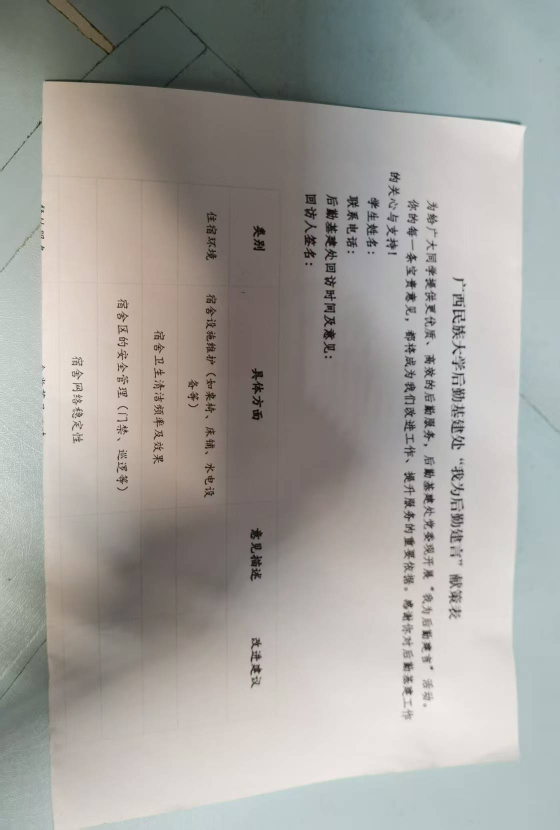
#> input picture 计算机视觉小项目/doucument scanning/img/document.jpg, 1120 x 1660 px (shown at 1/2 size)
$ python test.py
#> lines starting #> are read from the running program, lines starting #| are printed output that depends on the picture; after the words box and inside, x2 and y2 are one past the last pixel; in counts of white or black regions, pixels touching at a corner belong together
import cv2
import numpy as np


# 文档长宽，下面是A4纸比例
x = 420  # 长
y = 600  # 宽

def preProcessor(img):
    """
    图片预处理
    """
    gray = cv2.cvtColor(img, cv2.COLOR_BGR2GRAY)  # 灰度
    blurred = cv2.bilateralFilter(gray, 2, 200, 200)  # 双边滤波降噪
    edged = cv2.Canny(blurred, 25, 200)  # 边缘识别
    edged = cv2.dilate(edged, cv2.getStructuringElement(cv2.MORPH_RECT, (3, 3)))  # 膨胀连接边缘
    cnts = cv2.findContours(edged.copy(), cv2.RETR_EXTERNAL, cv2.CHAIN_APPROX_SIMPLE)  # 寻找轮廓
    cnts = cnts[0]  # 最外轮廓
    docCnt = None  # 文档轮廓

    # 确保至少找到一个轮廓
    if len(cnts) > 0:
        # 按轮廓面积降序排列
        cnts = sorted(cnts, key=cv2.contourArea, reverse=True)
        for c in cnts:
            # 近似轮廓
            peri = cv2.arcLength(c, True)  # 获取轮廓周长
            approx = cv2.approxPolyDP(c, 0.02 * peri, True)  # 多边形拟合，输出多边形顶点
            # 如果我们的近似轮廓有四个顶点，则确定找到了文档
            if len(approx) == 4:
                docCnt = approx
                break
    cv2.polylines(img, [docCnt], True, (0, 255, 0), 3)  # 画出轮廓
    return [i[0] for i in docCnt]


def transform(img, mp, dp):
    """
    透视变换，mp：原图像点， dp：目标图像点
    """
    global x
    global y
    # 修改点的格式
    pts1 = np.float32(mp)
    pts2 = np.float32(dp)

    # 生成透视矩阵
    M = cv2.getPerspectiveTransform(pts1, pts2)

    # 转换
    dst = cv2.warpPerspective(img, M, (x, y))
    return dst


def enhance(img):
    """
    增强显示
    """
    dst = cv2.cvtColor(img, cv2.COLOR_BGR2GRAY)
    # 自适应阈值
    th = cv2.adaptiveThreshold(dst, 255, cv2.ADAPTIVE_THRESH_MEAN_C, cv2.THRESH_BINARY, 11, 5)
    return th


def show(img):
    """
    绘图
    """
    global x
    global y
    cv2.imshow('Scanner', img)
    k = cv2.waitKey(0)
    if k == 27:  # 按ESC退出
        cv2.destroyAllWindows()
    elif k == ord('r'):  # 按r旋转结果
        init = [[0, 0], [x, 0], [x, y], [0, y]]
        dstp = init[1:] + init[:1]
        img = transform(img, init, dstp)
        show(img)
    elif k == ord('s'):  # 按s保存图片
        cv2.imwrite('Scanned5.png')


if __name__ == "__main__":
    img = cv2.imread("img/document.jpg")
#> img is the input picture: shape (1660, 1120, 3); mean B, G, R 156.2, 160.6, 162.5
    src = img.copy()
    mp = preProcessor(img)
#> in preProcessor, `edged = cv2.Canny(blurred, 25, 200)`:
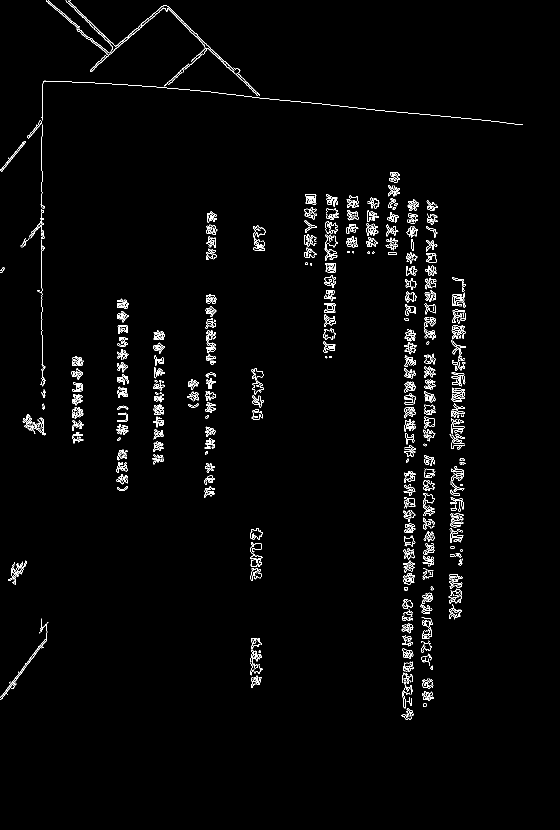
#> edged: shape (1660, 1120) (shown at 1/2 size); 1.9% white in thin lines or dots, all inside (x1, y1, x2, y2) = (0, 0, 1046, 1440)
#> in preProcessor, `edged = cv2.dilate(edged, cv2.getStructuringElement(cv2.MORPH_RECT, (3..`:
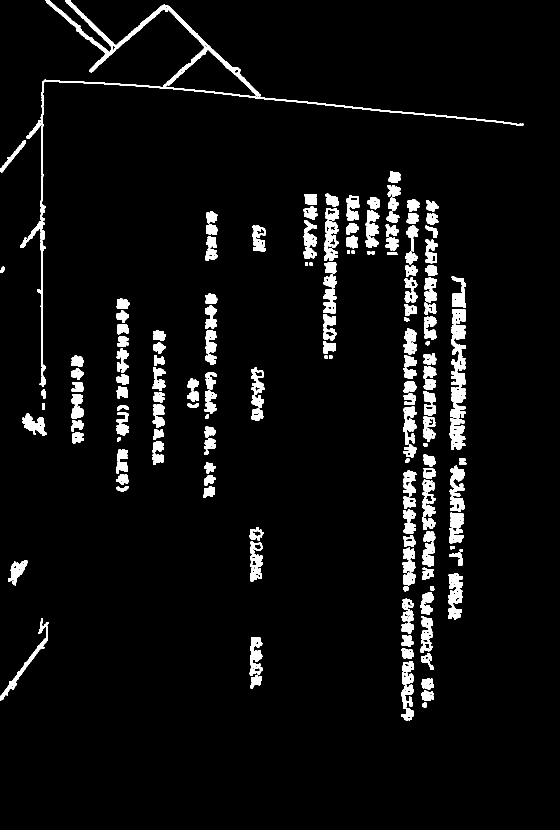
#> edged: shape (1660, 1120) (shown at 1/2 size); 5.3% white; 185 white regions
#> in preProcessor, `cnts = cv2.findContours(edged.copy(), cv2.RETR_EXTERNAL, cv2.CHAIN_APP..`: cnts = 185 contours; largest, box (x1, y1, x2, y2) and area: (40, 0, 1047, 774) 10742, (896, 1147, 926, 1240) 1742, (802, 1322, 828, 1441) 1742, (902, 649, 932, 743) 1586, (648, 441, 677, 522) 1497
#> the loop in preProcessor, `for c in cnts:` made 40 passes
#> (peri, docCnt) on pass 40: (181, [[51, 281], [15, 314], [0, 337], [2, 344]])
#> peri on passes 1 to 6: 5446.9, 375.2, 485.8, 384.2, 344.8, 312.7
#> in preProcessor, `cv2.polylines(img, [docCnt], True, (0, 255, 0), 3)`: img: shape (1660, 1120, 3); 0.04% of pixels changed, all inside (x1, y1, x2, y2) = (0, 279, 54, 347)
#> mp = [[51, 281], [15, 314], [0, 337], [2, 344]]
    cv2.imshow('Result', img)
    dp = [[0, y], [x, y], [x, 0], [0, 0]]
    docimg = transform(src, mp, dp)
#> in transform, `M = cv2.getPerspectiveTransform(pts1, pts2)`: M = [[1.93, 1.5, -520.2], [-1.32, 0.377, -127.1], [-0.00559, -0.00307, 1]]
#> in transform, `dst = cv2.warpPerspective(img, M, (x, y))`:
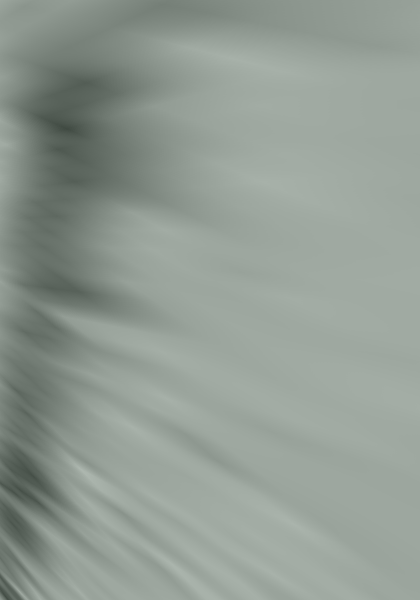
#> dst: shape (600, 420, 3); mean B, G, R 147.4, 155.4, 145.4
    docimg = enhance(docimg)
#> in enhance, `th = cv2.adaptiveThreshold(dst, 255, cv2.ADAPTIVE_THRESH_MEAN_C, cv2.T..`:
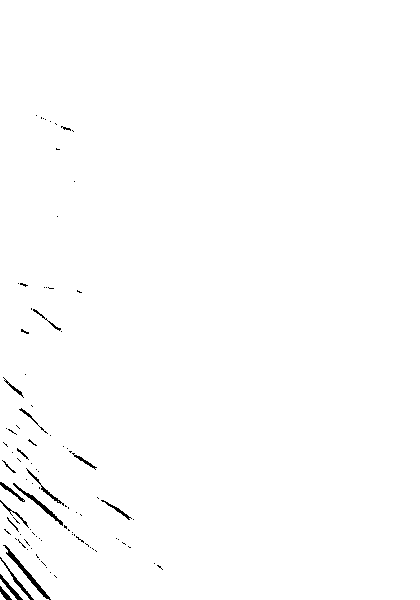
#> th: shape (600, 420); 99.3% white; black in thin lines or dots, all inside (x1, y1, x2, y2) = (0, 115, 163, 600)
    cv2.namedWindow('Scanner', cv2.WINDOW_NORMAL)
    show(docimg)
#> (key Esc is pressed here)
